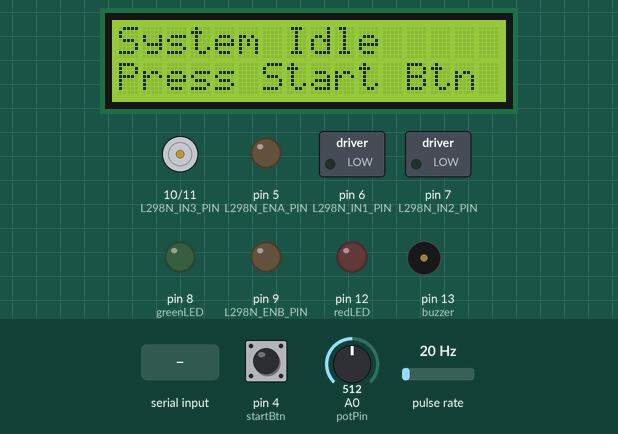
This sketch was run on a simulated Arduino Uno, built with avr-gcc and run on an emulated ATmega328P. On the bench: 16×2 character LCD, motor-driver pin pairs drawn as motors (green arrow = first pin HIGH = forward, orange = second pin HIGH = backward, longer = more drive), switched loads named in the sketch (green lamp = pin HIGH), output pins drawn as LEDs (lit = HIGH), buzzer (waves = sounding). Wiring (inferred from the names in the program): pulse sensor: data pin 2. Dashed ring = blinking. The inputs (shaded band) are chosen by the test bench; at power-on: pin 4 (startBtn) HIGH, A0 (potPin) = 512, pulse rate 20 Hz. What the sketch prints to the serial monitor is not drawn.

Above: at 3.3 s.
3.4 s: pin 4 (startBtn) pulled LOW for 0.15 s
At 4.0 s:
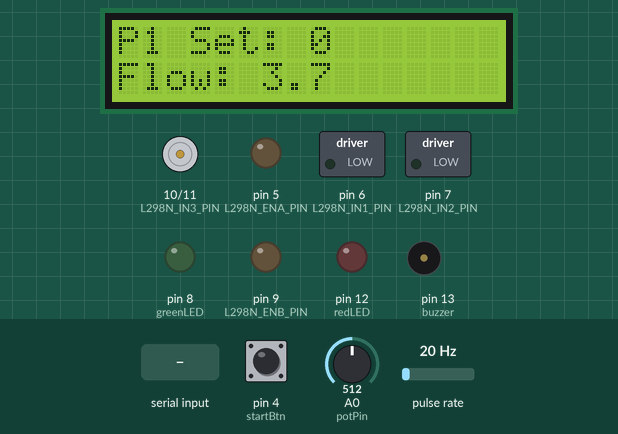
4.1 s: pin 4 (startBtn) pulled LOW for 1 s
At 5.1 s:
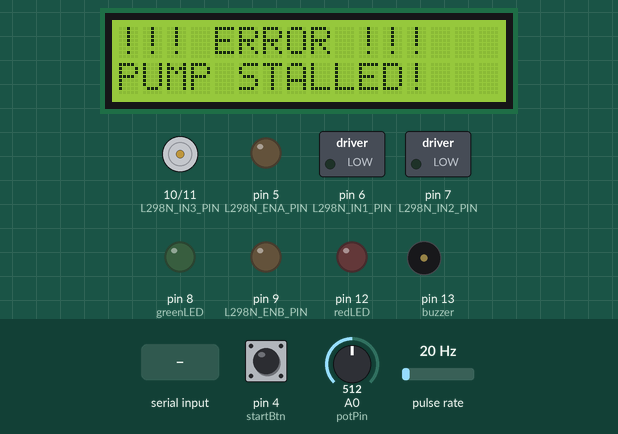
6.9 s: "TEST2:1\n" received over Serial
At 7.2 s:
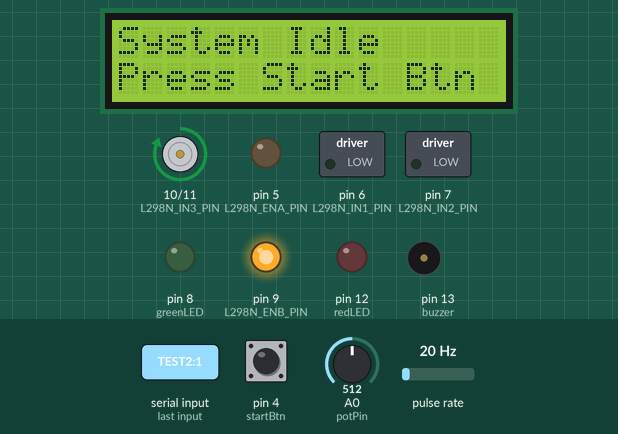
8.4 s: pin 4 (startBtn) pulled LOW for 3.2 s
At 11.76 s:
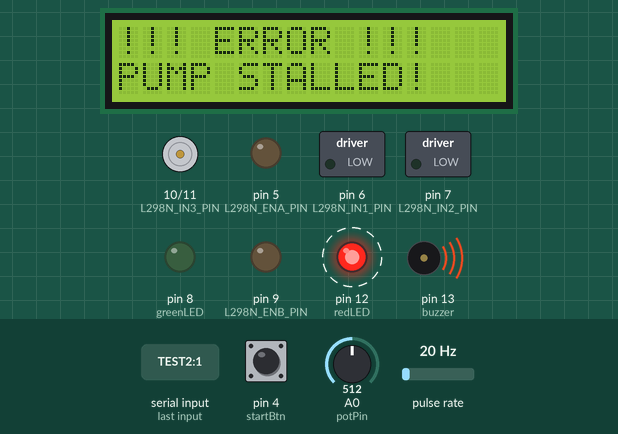
Timing chart, 0 to 13.2 s (numbered marks = the images above; inputs shaded):
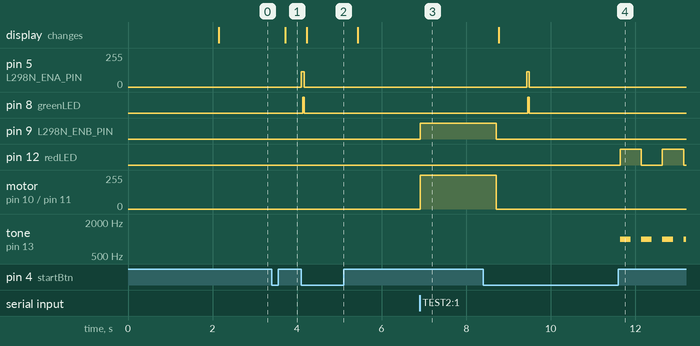

The sketch:

Infusion.ino
```cpp
// ===== UNIFIED IV INFUSION PUMP (L298N, DUAL-MODE, V4 - FIXED) =====
// - Supports both Remote and Manual operation.
// - REMOTE: Controlled by serial commands (START:patientID:speed:volume).
// - MANUAL: Controlled by physical button/potentiometer for Pump 1.
// - Fixed Motor 2 speed adjustment handling in REMOTE mode.

// ===== REQUIRED LIBRARIES =====
#include <Wire.h>
#include <LiquidCrystal_I2C.h>

LiquidCrystal_I2C lcd(0x27, 16, 2);

// ===== PIN DEFINITIONS FOR L298N H-BRIDGE =====
const int flowPin       = 2;
const int startBtn      = 4;
const int potPin        = A0;
const int L298N_ENA_PIN = 5;
const int L298N_IN1_PIN = 6;
const int L298N_IN2_PIN = 7;
const int L298N_ENB_PIN = 9;
const int L298N_IN3_PIN = 10;
const int L298N_IN4_PIN = 11;
const int greenLED      = 8;
const int redLED        = 12;
const int buzzer        = 13;

// ===== SYSTEM STATE & MODE =====
enum SystemMode { IDLE, MANUAL, REMOTE };
SystemMode currentMode = IDLE;
int activeMotor = 0;
bool isAlertActive = false;

// ===== CONSTANTS & CALIBRATION =====
#define BAUD_RATE 9600
float FLOW_CALIBRATION_FACTOR = 5.4;  // Calibrated based on actual flow measurements
#define DATA_SEND_INTERVAL 2000
#define LCD_UPDATE_INTERVAL 500
#define COMMAND_BUFFER_SIZE 60
float kp = 2.5;
const int PWM_MIN = 80;
const int PWM_MAX = 255;

// Motor speed presets for different flow rates (mL/hr)
// These should be calibrated to your specific pump/syringe setup
const int SPEED_10ML_HR = 85;   // ~10 mL/hr
const int SPEED_30ML_HR = 95;   // ~30 mL/hr
const int SPEED_60ML_HR = 110;  // ~60 mL/hr
const int SPEED_120ML_HR = 130; // ~120 mL/hr

// ===== GLOBAL VARIABLES =====
volatile unsigned int flowPulseCount = 0;
float flowRate = 0.0;
float setRate = 0.0;
unsigned long lastCalcTime = 0;
float initialVolume = 0.0;
float remainingVolume = 0.0;
float liquidLevel = 250.0;
float totalDispensed = 0.0;
int motorSpeed = 0;
unsigned long lastDataSendTime = 0;
unsigned long lastLCDUpdateTime = 0;
char commandBuffer[COMMAND_BUFFER_SIZE];
int commandIndex = 0;

// ===== INTERRUPT SERVICE ROUTINES =====
void flowPulseCounter() { flowPulseCount++; }

// ===== SETUP =====
void setup() {
  Serial.begin(BAUD_RATE);
  Wire.begin();
  lcd.init();
  lcd.backlight();
  lcd.setCursor(0, 0); lcd.print("Infusion System");
  lcd.setCursor(0, 1); lcd.print("Initializing...");
  delay(2000);

  pinMode(flowPin, INPUT_PULLUP);
  attachInterrupt(digitalPinToInterrupt(flowPin), flowPulseCounter, FALLING);  // Try FALLING instead of RISING

  pinMode(potPin, INPUT);
  pinMode(startBtn, INPUT_PULLUP);
  pinMode(greenLED, OUTPUT);
  pinMode(redLED, OUTPUT);
  pinMode(buzzer, OUTPUT);

  pinMode(L298N_ENA_PIN, OUTPUT);
  pinMode(L298N_IN1_PIN, OUTPUT);
  pinMode(L298N_IN2_PIN, OUTPUT);
  pinMode(L298N_ENB_PIN, OUTPUT);
  pinMode(L298N_IN3_PIN, OUTPUT);
  pinMode(L298N_IN4_PIN, OUTPUT);

  stopAllMotors();
  lastCalcTime = millis();

  lcd.clear();
  lcd.setCursor(0, 0); lcd.print("System Ready");
  lcd.setCursor(0, 1); lcd.print("Mode: IDLE");
}

// ===== MAIN LOOP =====
void loop() {
  handlePhysicalControls();

  if (isAlertActive) {
    triggerAlertVisuals();
    delay(500);
    return;
  }

  readSerialCommands();

  if (millis() - lastCalcTime >= 1000) {
    calculateFlowRate();
    if(currentMode == REMOTE) calculateLiquidLevel();
    runModeLogic();
    lastCalcTime = millis();
  }

  performSafetyChecks();

  if (millis() - lastLCDUpdateTime >= LCD_UPDATE_INTERVAL) {
    updateLCDDisplay();
    lastLCDUpdateTime = millis();
  }

  if (millis() - lastDataSendTime >= DATA_SEND_INTERVAL) {
    sendDataToPC();
    lastDataSendTime = millis();
  }
}

// ===== MODE & CONTROL LOGIC =====
// ===== MODE & CONTROL LOGIC =====
void handlePhysicalControls() {
 if (digitalRead(startBtn) == LOW) {
  delay(300); // Debounce button press

  // First, check for alert acknowledgement
  if (isAlertActive) {
   isAlertActive = false;
   noTone(buzzer);
   digitalWrite(redLED, LOW);
   currentMode = IDLE;
   Serial.println("Alert acknowledged and cleared by user.");
   return;
  }

    // *** THIS IS THE FIX ***
    // If the system is being controlled by the app (REMOTE mode),
    // the physical button should be ignored.
    if (currentMode == REMOTE) {
      Serial.println("Button press ignored: System is in REMOTE mode.");
      return;
    }

    // At this point, mode is either IDLE or MANUAL
  if (currentMode == IDLE) {
   // We are IDLE, so switch to MANUAL
   currentMode = MANUAL;
   activeMotor = 1;
   totalDispensed = 0.0;
   Serial.println("Switched to MANUAL mode (Controlling Pump 1).");
  } else {
      // We are MANUAL, so switch to IDLE
   currentMode = IDLE;
   stopAllMotors();
   Serial.println("Switched to IDLE mode.");
  }
 }
}

void runModeLogic() {
  if (currentMode == MANUAL) {
    // MANUAL MODE: Potentiometer controls desired flow rate (0-100 mL/hr)
    setRate = map(analogRead(potPin), 0, 1023, 0, 100);

    // PID-like control to adjust motor speed to match setRate
    float error = setRate - flowRate;
    motorSpeed += (int)(kp * error);
    motorSpeed = constrain(motorSpeed, 0, PWM_MAX);

    // Apply minimum PWM threshold to overcome motor friction
    if (setRate > 0.5 && motorSpeed > 0 && motorSpeed < PWM_MIN) motorSpeed = PWM_MIN;
    if (setRate < 0.5) motorSpeed = 0;

    adjustActiveMotorSpeed(motorSpeed);
    digitalWrite(greenLED, HIGH);

  } else if (currentMode == REMOTE) {
    // REMOTE MODE: App specifies exact PWM speed, no potentiometer
    // motorSpeed is already set by START command, just maintain it
    adjustActiveMotorSpeed(motorSpeed);
    digitalWrite(greenLED, HIGH);
  }
}

// ===== MOTOR CONTROL FUNCTIONS =====
void startMotor1(int speed, float volume) {
  stopAllMotors();
  activeMotor = 1;
  motorSpeed = constrain(speed, 0, 255);
  initialVolume = volume;
  totalDispensed = 0.0;
  remainingVolume = volume;
  liquidLevel = 100.0;

  digitalWrite(L298N_IN1_PIN, HIGH);
  digitalWrite(L298N_IN2_PIN, LOW);
  analogWrite(L298N_ENA_PIN, motorSpeed);

  Serial.print("Motor 1 started - Speed: "); Serial.print(motorSpeed);
  Serial.print(", Volume: "); Serial.println(volume);
}

void startMotor2(int speed, float volume) {
  stopAllMotors();
  activeMotor = 2;
  motorSpeed = constrain(speed, 0, 255);
  initialVolume = volume;
  totalDispensed = 0.0;
  remainingVolume = volume;
  liquidLevel = 100.0;

  digitalWrite(L298N_IN3_PIN, HIGH);
  digitalWrite(L298N_IN4_PIN, LOW);
  analogWrite(L298N_ENB_PIN, motorSpeed);

  Serial.print("Motor 2 started - Speed: "); Serial.print(motorSpeed);
  Serial.print(", Volume: "); Serial.println(volume);

  // Debug: Read back pin states
  Serial.print("DEBUG Motor 2 - IN3: "); Serial.print(digitalRead(L298N_IN3_PIN));
  Serial.print(", IN4: "); Serial.print(digitalRead(L298N_IN4_PIN));
  Serial.print(", ENB PWM: "); Serial.println(motorSpeed);
}

void stopAllMotors() {
  analogWrite(L298N_ENA_PIN, 0);
  digitalWrite(L298N_IN1_PIN, LOW);
  digitalWrite(L298N_IN2_PIN, LOW);
  analogWrite(L298N_ENB_PIN, 0);
  digitalWrite(L298N_IN3_PIN, LOW);
  digitalWrite(L298N_IN4_PIN, LOW);
  motorSpeed = 0;
  activeMotor = 0;
  digitalWrite(greenLED, LOW);

  Serial.println("All motors stopped");
}

void adjustActiveMotorSpeed(int speed) {
  motorSpeed = constrain(speed, 0, 255);
  if (activeMotor == 1) {
    analogWrite(L298N_ENA_PIN, motorSpeed);
    Serial.print("Motor 1 speed adjusted to: "); Serial.println(motorSpeed);
  } else if (activeMotor == 2) {
    analogWrite(L298N_ENB_PIN, motorSpeed);
    Serial.print("Motor 2 speed adjusted to: "); Serial.println(motorSpeed);
  }
}

// ===== SENSOR & CALCULATION FUNCTIONS =====
void calculateFlowRate() {
  noInterrupts();
  unsigned int pulses = flowPulseCount;
  flowPulseCount = 0;
  interrupts();

  // Debug output
  Serial.print("DEBUG: Pulses in 1 sec = "); Serial.print(pulses);
  Serial.print(", Cal Factor = "); Serial.print(FLOW_CALIBRATION_FACTOR, 1);

  flowRate = (pulses / FLOW_CALIBRATION_FACTOR);
  totalDispensed += (pulses / FLOW_CALIBRATION_FACTOR);

  Serial.print(", Flow Rate = "); Serial.print(flowRate, 1);
  Serial.println(" mL/hr");
}

void calculateLiquidLevel() {
  if (initialVolume > 0) {
    remainingVolume = initialVolume - totalDispensed;
    if (remainingVolume < 0) remainingVolume = 0;
    liquidLevel = (remainingVolume / initialVolume) * 100.0;
  } else {
    liquidLevel = 0;
  }
}

// ===== SAFETY & ALERTS =====
void performSafetyChecks() {
  if (activeMotor == 0) return;

  String alertMessage = "";
  if (currentMode == MANUAL && setRate > 10.0 && flowRate < (setRate * 0.2)) {
    alertMessage = "PUMP STALLED!";
  }

  if (alertMessage != "") {
    Serial.print("EMERGENCY: "); Serial.println(alertMessage);
    stopAllMotors();
    currentMode = IDLE;
    sendDataToPC();
    triggerAlert(alertMessage);
  }
}

void triggerAlert(String msg) {
  isAlertActive = true;
  lcd.clear();
  lcd.setCursor(0, 0); lcd.print("!!! ERROR !!!");
  lcd.setCursor(0, 1); lcd.print(msg);
}

void triggerAlertVisuals() {
  digitalWrite(redLED, !digitalRead(redLED));
  tone(buzzer, 1000, 250);
}

// ===== DISPLAY & COMMUNICATION =====
void updateLCDDisplay() {
  if (isAlertActive) return;

  lcd.clear();
  lcd.setCursor(0, 0);

  switch(currentMode) {
    case MANUAL:
      lcd.print("P1 Set: "); lcd.print(setRate, 0);
      lcd.setCursor(0, 1);
      lcd.print("Flow: "); lcd.print(flowRate, 1);
      break;
    case REMOTE:
      lcd.print("P"); lcd.print(activeMotor);
      lcd.print(" Flow:"); lcd.print(flowRate, 1);
      lcd.setCursor(0, 1);
      lcd.print("Lvl: "); lcd.print((int)liquidLevel); lcd.print("%");
      break;
    case IDLE:
      lcd.print("System Idle");
      lcd.setCursor(0, 1);
      lcd.print("Press Start Btn");
      break;
  }
}

void sendDataToPC() {
  bool isActive = (activeMotor != 0);
  Serial.print(flowRate, 2); Serial.print(",");
  Serial.print(liquidLevel, 1); Serial.print(",");
  Serial.print(isActive ? 1 : 0); Serial.print(",");
  Serial.println(0);
}

void readSerialCommands() {
  while (Serial.available() > 0) {
    char inChar = Serial.read();
    if (inChar == '\n' || inChar == '\r') {
      if (commandIndex > 0) {
        commandBuffer[commandIndex] = '\0';
        processCommand(commandBuffer);
        commandIndex = 0;
      }
    } else if (commandIndex < COMMAND_BUFFER_SIZE - 1) {
      commandBuffer[commandIndex++] = inChar;
    }
  }
}

void processCommand(char* command) {
  if (isAlertActive) {
    Serial.println("Command ignored: System alert is active.");
    return;
  }

  Serial.print("Received command: "); Serial.println(command);
  char* cmd = strtok(command, ":");

  if (strcmp(cmd, "TEST2") == 0) {
    // Manual test for Motor 2 - runs at full speed
    Serial.println("=== TESTING MOTOR 2 ===");
    digitalWrite(L298N_IN3_PIN, HIGH);
    digitalWrite(L298N_IN4_PIN, LOW);
    analogWrite(L298N_ENB_PIN, 255); // Full speed
    Serial.println("Motor 2 should be running at FULL SPEED");
    Serial.print("IN3: "); Serial.println(digitalRead(L298N_IN3_PIN));
    Serial.print("IN4: "); Serial.println(digitalRead(L298N_IN4_PIN));
    return;
  }

  if (strcmp(cmd, "START") == 0) {
    char* patientID = strtok(NULL, ":");
    char* speedStr = strtok(NULL, ":");
    char* volumeStr = strtok(NULL, ":");

    if (patientID != NULL && speedStr != NULL && volumeStr != NULL) {
      currentMode = REMOTE;
      int speed = atoi(speedStr);
      float volume = atof(volumeStr);

      if (strcmp(patientID, "PT12345") == 0) {
        startMotor1(speed, volume);
        Serial.println("Started Pump 1 for PT12345.");
      } else if (strcmp(patientID, "PT6789") == 0 || strcmp(patientID, "PT67890") == 0) {
        startMotor2(speed, volume);
        Serial.println("Started Pump 2 for PT6789/PT67890.");
      } else {
        Serial.print("Unknown Patient ID: "); Serial.println(patientID);
        currentMode = IDLE;
      }
    } else {
      Serial.println("ERROR: Invalid START command format.");
    }
  } else if (strcmp(cmd, "STOP") == 0) {
    currentMode = IDLE;
    stopAllMotors();
    sendDataToPC(); // Send immediate status update
    Serial.println("REMOTE mode stopped by command.");
  } else if (strcmp(cmd, "SPEED") == 0) {
    if (currentMode == REMOTE) {
      char* speedStr = strtok(NULL, ":");
      if (speedStr != NULL) {
        int newSpeed = atoi(speedStr);
        adjustActiveMotorSpeed(newSpeed);
        Serial.print("Speed adjusted to: "); Serial.println(motorSpeed);
      } else {
        Serial.println("ERROR: Invalid SPEED command format.");
      }
    } else {
      Serial.println("ERROR: SPEED command only works in REMOTE mode.");
    }
  } else if (strcmp(cmd, "CAL") == 0) {
    // Calibration command: CAL:450.0
    char* calStr = strtok(NULL, ":");
    if (calStr != NULL) {
      float newCal = atof(calStr);
      if (newCal > 0) {
        FLOW_CALIBRATION_FACTOR = newCal;
        Serial.print("Calibration factor updated to: "); Serial.println(FLOW_CALIBRATION_FACTOR, 1);
      } else {
        Serial.println("ERROR: Calibration must be > 0");
      }
    } else {
      Serial.print("Current calibration factor: "); Serial.println(FLOW_CALIBRATION_FACTOR, 1);
    }
  } else {
    Serial.println("Unknown command.");
  }
}
```

Measured:
- after the input at 3.4 s, the display: changes after 0.32 s (image 1)
- after the input at 4.1 s, pin 12 (redLED): stops changing and stays LOW; tone on pin 13 (buzzer): stops changing and stays silent
- after the input at 6.9 s, pin 9 (L298N_ENB_PIN): LOW → HIGH at once; motor on pin 10 (L298N_IN3_PIN) / pin 11 (L298N_IN4_PIN): stopped → forward 255/255 at once
- after the input at 8.4 s, pin 5 (L298N_ENA_PIN): 0/255 → 114/255 after 1.0 s, → 0/255 0.06 s later; pin 8 (greenLED): LOW → HIGH after 1.1 s, → LOW 0.03 s later
